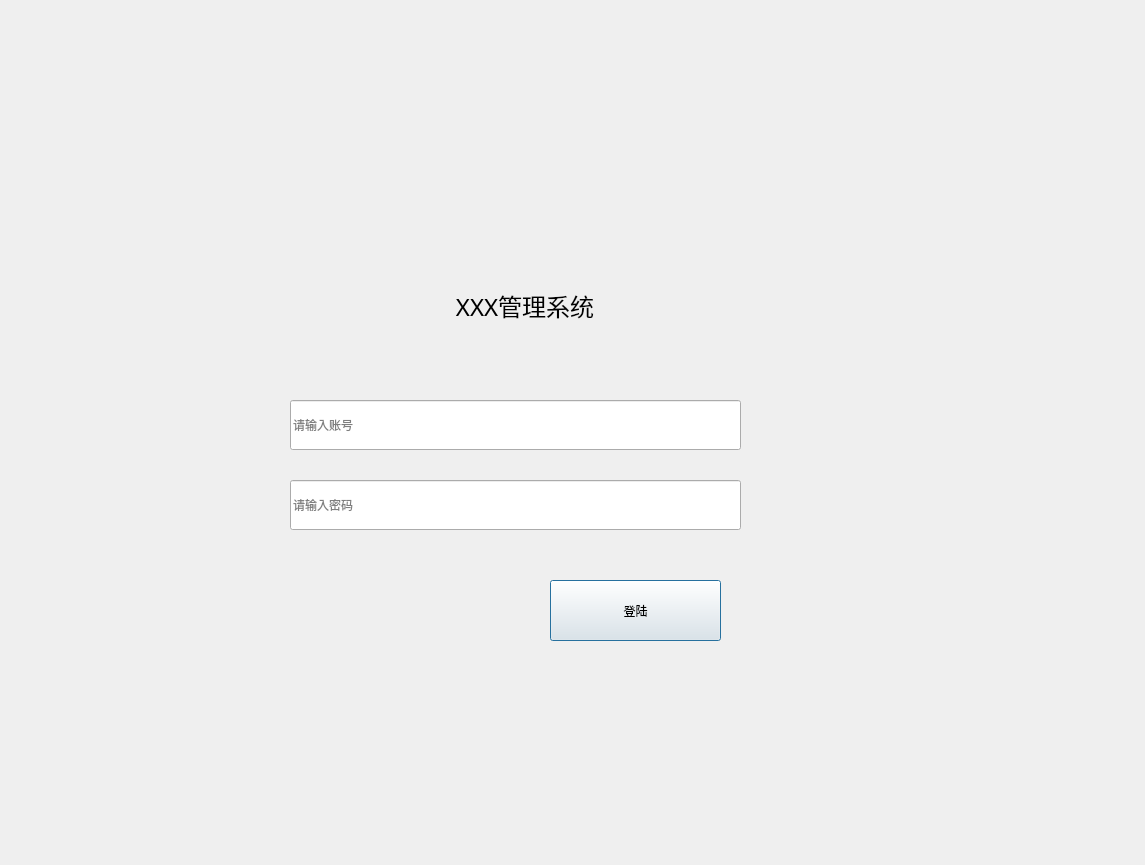
<?xml version="1.0" encoding="UTF-8"?>
<ui version="4.0">
 <class>LoginDialog</class>
 <widget class="QDialog" name="LoginDialog">
  <property name="geometry">
   <rect>
    <x>0</x>
    <y>0</y>
    <width>1145</width>
    <height>865</height>
   </rect>
  </property>
  <property name="contextMenuPolicy">
   <enum>Qt::NoContextMenu</enum>
  </property>
  <property name="windowTitle">
   <string>Dialog</string>
  </property>
  <widget class="QLineEdit" name="account">
   <property name="geometry">
    <rect>
     <x>290</x>
     <y>400</y>
     <width>451</width>
     <height>50</height>
    </rect>
   </property>
   <property name="minimumSize">
    <size>
     <width>350</width>
     <height>50</height>
    </size>
   </property>
   <property name="maximumSize">
    <size>
     <width>569</width>
     <height>50</height>
    </size>
   </property>
   <property name="text">
    <string/>
   </property>
   <property name="placeholderText">
    <string>请输入账号</string>
   </property>
  </widget>
  <widget class="QLineEdit" name="pwd">
   <property name="geometry">
    <rect>
     <x>290</x>
     <y>480</y>
     <width>451</width>
     <height>50</height>
    </rect>
   </property>
   <property name="minimumSize">
    <size>
     <width>350</width>
     <height>50</height>
    </size>
   </property>
   <property name="maximumSize">
    <size>
     <width>569</width>
     <height>50</height>
    </size>
   </property>
   <property name="text">
    <string/>
   </property>
   <property name="echoMode">
    <enum>QLineEdit::Password</enum>
   </property>
   <property name="alignment">
    <set>Qt::AlignLeading|Qt::AlignLeft|Qt::AlignVCenter</set>
   </property>
   <property name="placeholderText">
    <string>请输入密码</string>
   </property>
  </widget>
  <widget class="QLabel" name="label">
   <property name="geometry">
    <rect>
     <x>350</x>
     <y>260</y>
     <width>350</width>
     <height>91</height>
    </rect>
   </property>
   <property name="minimumSize">
    <size>
     <width>350</width>
     <height>0</height>
    </size>
   </property>
   <property name="font">
    <font>
     <family>楷体</family>
     <pointsize>18</pointsize>
    </font>
   </property>
   <property name="text">
    <string>XXX管理系统</string>
   </property>
   <property name="alignment">
    <set>Qt::AlignCenter</set>
   </property>
  </widget>
  <widget class="QPushButton" name="loginBtn">
   <property name="geometry">
    <rect>
     <x>550</x>
     <y>580</y>
     <width>171</width>
     <height>61</height>
    </rect>
   </property>
   <property name="text">
    <string>登陆</string>
   </property>
  </widget>
 </widget>
 <resources/>
 <connections/>
</ui>
